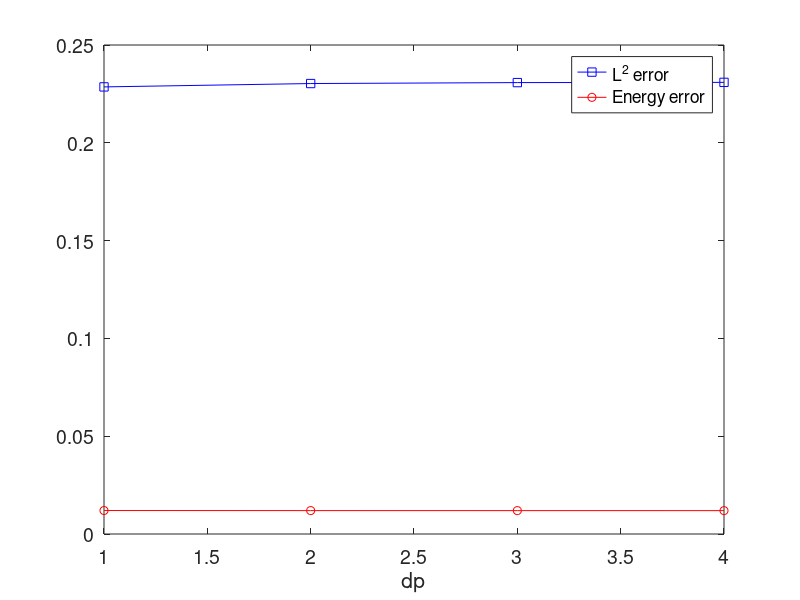
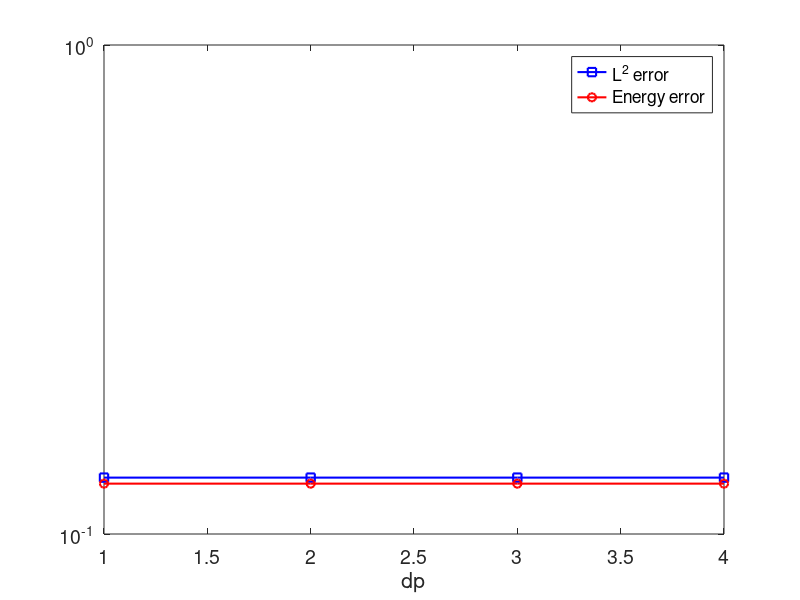

The MATLAB source for these figures, in order:
% dp 1
h =  [0.125]
energy_err =  [0.22858090993977098];
L2_err =  [0.012003627548950948];

% dp 2
energy_err = [energy_err 0.23029652417346533];
L2_err =  [L2_err 0.011963812622815932];

% dp 3
energy_err =  [energy_err 0.23078143548994856];
L2_err =  [L2_err 0.011953146208037663];

% dp 4
energy_err = [energy_err 0.23090056223942759]
L2_err = [L2_err .011950356327737074]

figure
plot(1:length(L2_err), energy_err,'bs-')
hold on
plot(1:length(L2_err), L2_err,'ro-')
set(0,'defaultlinelinewidth',1.5)
xlabel('dp','fontsize',15)
legend('L^2 error', 'Energy error')
set(gca,'fontsize',14)
% print(gcf,'-depsc','../dp_eps1e0.eps')


% dp 1
energy_err =  [0.13040670636936783];
L2_err =  [0.12676314256288002];

% dp 2
energy_err = [energy_err 0.1304088510666537];
L2_err = [L2_err 0.12676333852409472];

% dp 3
energy_err = [energy_err 0.13041019002765655];
L2_err = [L2_err 0.12676338950353838];

% dp 4
energy_err = [energy_err 0.13041096408992561]
L2_err =  [L2_err 0.12676342243657773]

figure
set(0,'defaultlinelinewidth',1.5)
plot(1:length(L2_err), energy_err,'bs-')
hold on
semilogy(1:length(L2_err), L2_err,'ro-')
xlabel('dp','fontsize',15)
set(gca,'fontsize',14)
legend('L^2 error', 'Energy error')
% print(gcf,'-depsc','../dp_eps1e4.eps')